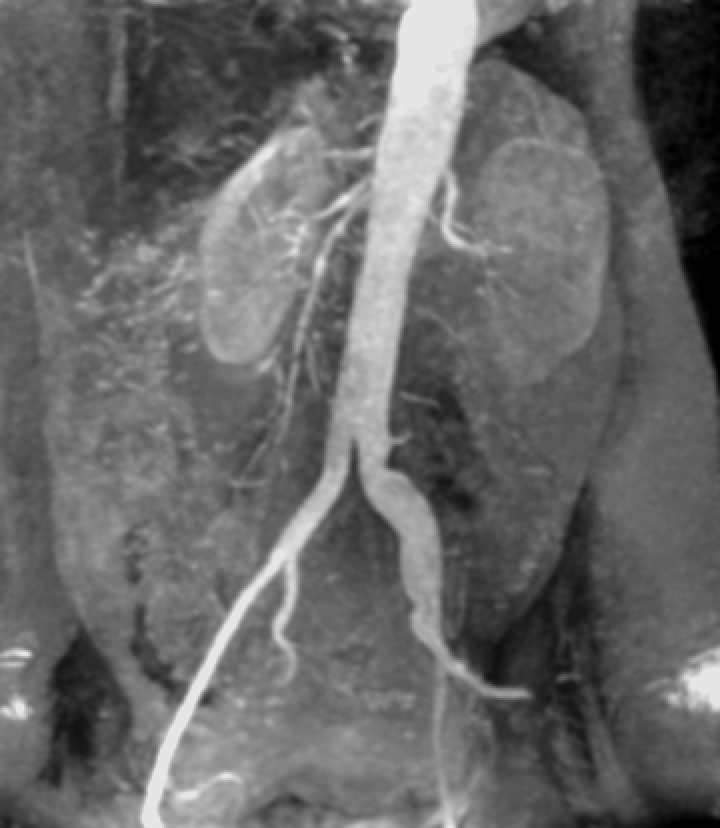
%> input picture Topic 03 - Intensity Transformation and Spatial Filtering/CODES/s024kidney.tif, 720 x 828 px
$ octave s24kidney.m   (GNU Octave 9; MATLAB toolbox functions it lacks are replaced by stand-ins)
%> lines starting %> are read from the running program, lines starting %| are printed output that depends on the picture; in (x1, y1, x2, y2) boxes, pixels count from 0 and x2, y2 are one past the last pixel; in counts of white or black regions, pixels touching at a corner belong together; the program's own positions count from 1
clear all
close all

% Piecewise-Linear Transformation Functions: Intensity-level slicing

I = imread('s024kidney.tif');
%> I is the input picture: size 828x720 uint8; min 0, max 230, mean 103.5

% Original
subplot(1,3,1);
imshow(I);
title('Original')

% Binary
m = mean(I(:));
%> m = 103.5
for delta = m: m+40
    O = I>delta & I<250;
    subplot(1,3,2);
    imshow(O);
    title('Proc. binary')
    pause(0.1)
end
%> this loop made 41 passes
%> delta on passes 1 to 12: 103.5, 104.5, 105.5, 106.5, 107.5, 108.5, 109.5, 110.5, 111.5, 112.5, 113.5, 114.5
%> pass 1, `O = I>delta & I<250;`:
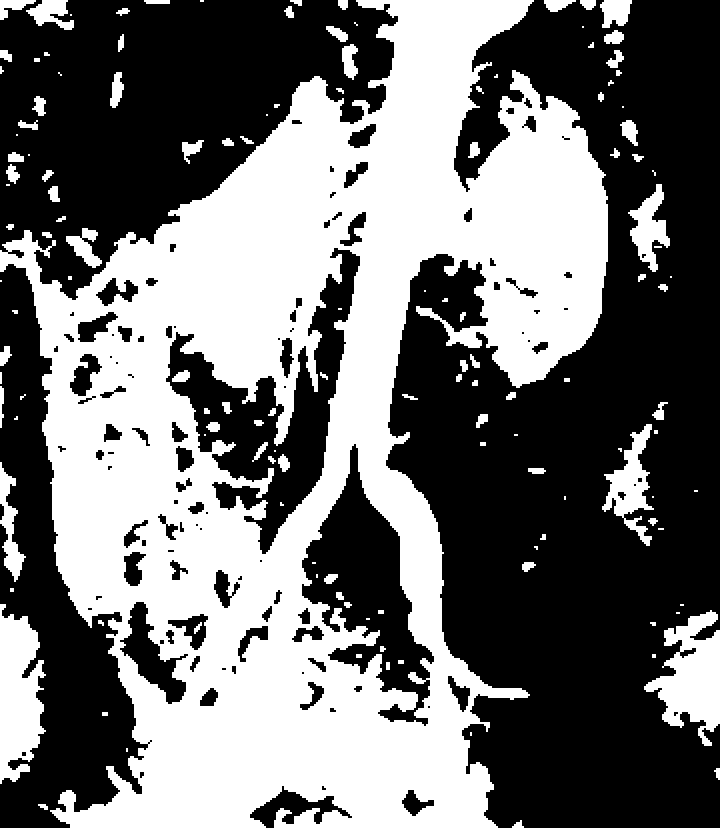
%> O: size 828x720 logical; 44.5% white; 137 white regions (40 under 20 px), largest, box (x1, y1, x2, y2) and area: (0, 0, 608, 828) 238620, (0, 604, 46, 784) 5760, (644, 610, 720, 746) 5460
%> pass 2, `O = I>delta & I<250;`:
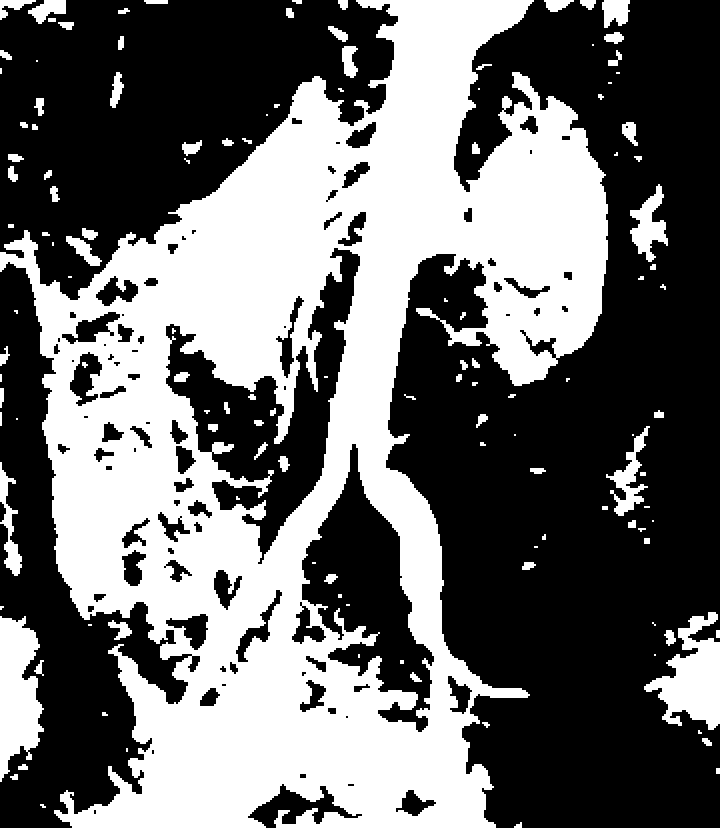
%> O: size 828x720 logical; 42.1% white; 129 white regions (38 under 20 px), largest, box (x1, y1, x2, y2) and area: (0, 0, 608, 828) 229336, (0, 616, 44, 782) 4960, (644, 612, 720, 730) 4636

% Grayscale
G = uint8(double(I).*double(O));
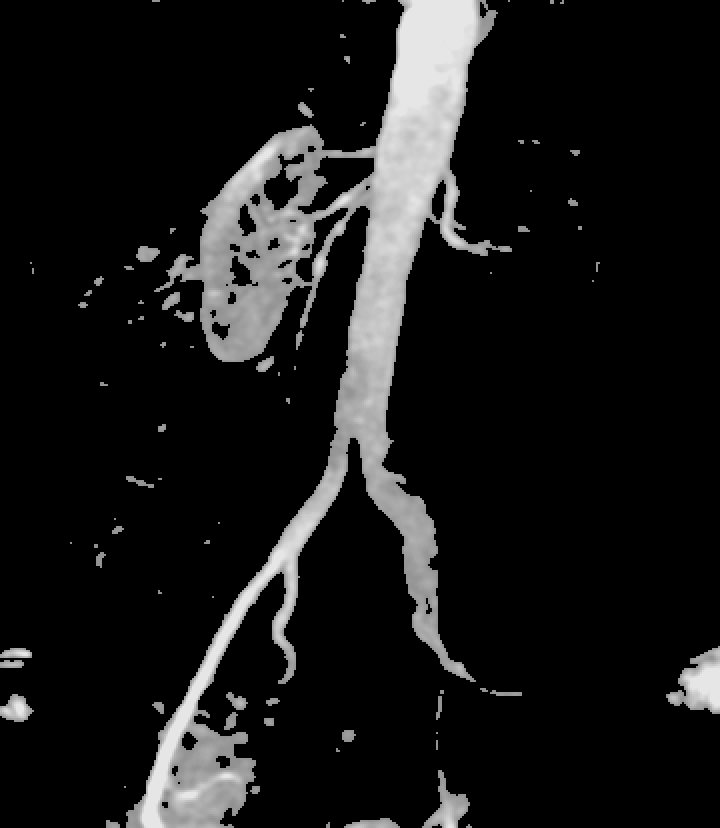
%> G: size 828x720 uint8; min 0, max 230, mean 25
subplot(1,3,3);
imshow(G);
title('Proc. gray')
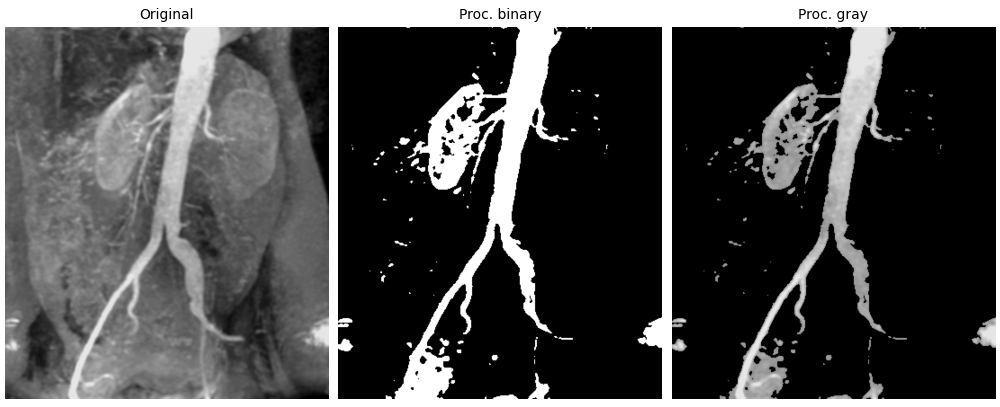
%> figure redrawn from the program's plot data, 3 panels

$ run again, with Topic 03 - Intensity Transformation and Spatial Filtering/CODES/tungs.tif copied over Topic 03 - Intensity Transformation and Spatial Filtering/CODES/s024kidney.tif
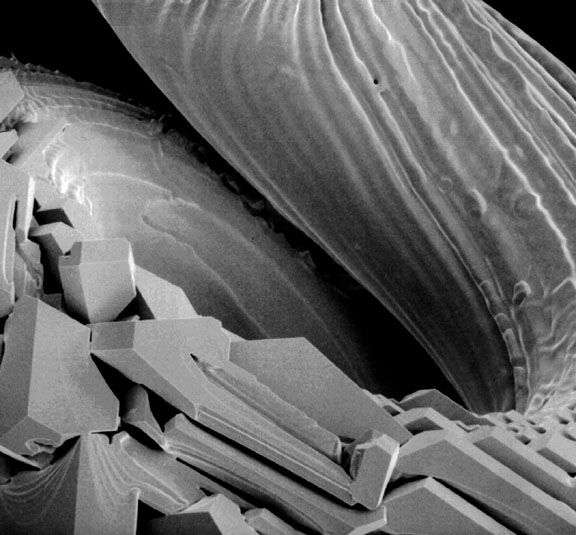
%> input picture Topic 03 - Intensity Transformation and Spatial Filtering/CODES/tungs.tif, 576 x 535 px
%> I is the input picture: size 535x576 uint8; min 0, max 255, mean 103.4
%> m = 103.4
%> the loop `for delta = m: m+40` made 41 passes
%> delta on passes 1 to 8: 103.4, 104.4, 105.4, 106.4, 107.4, 108.4, 109.4, 110.4
%> pass 1, `O = I>delta & I<250;`:
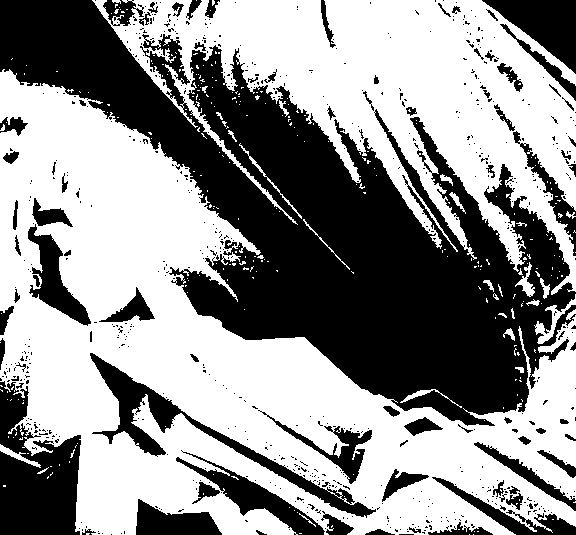
%> O: size 535x576 logical; 57% white; 702 black regions (620 under 20 px), largest, box (x1, y1, x2, y2) and area: (0, 0, 576, 426) 93155, (0, 381, 81, 535) 8163, (90, 353, 376, 518) 5145
%> `title('Proc. gray')`:
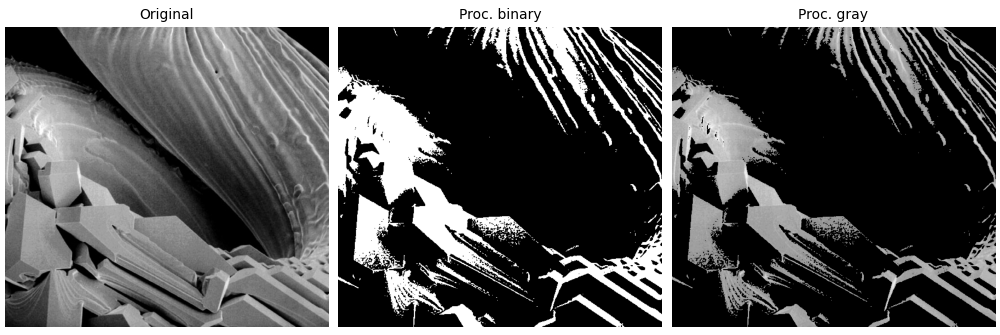
%> figure redrawn from the program's plot data, 3 panels
